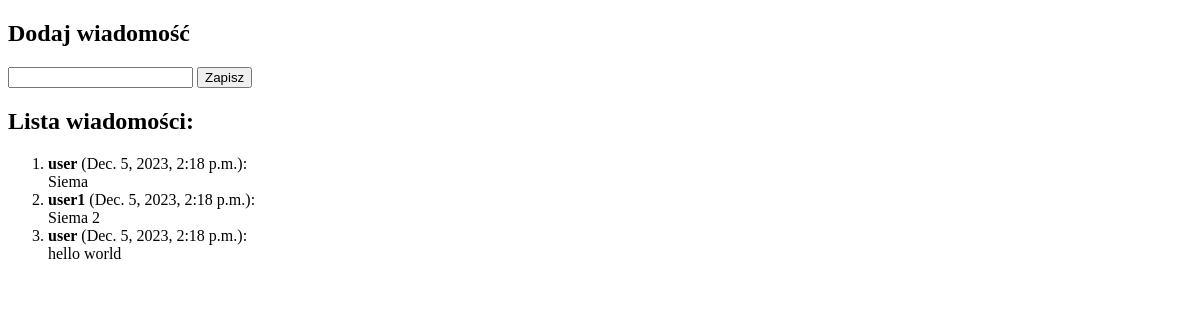
/messages/, run on an earlier commit of the app's database.
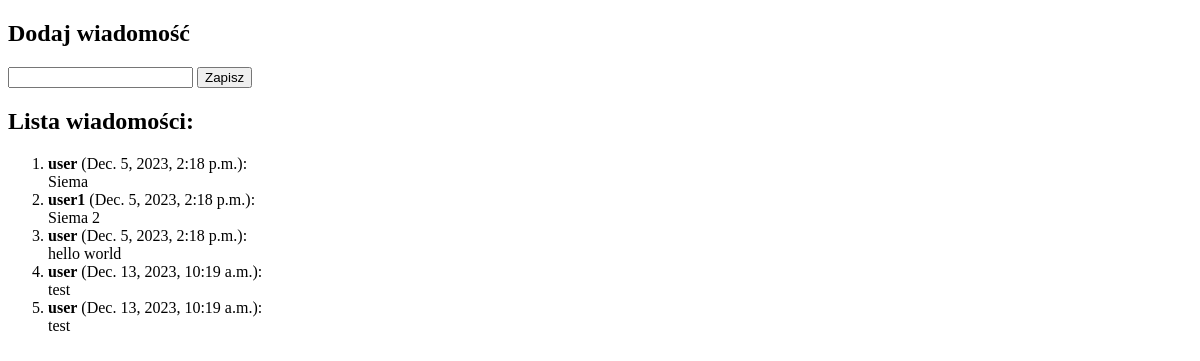
And on a later commit of the database.
### app/models.py (models this page shows)
class Message(models.Model):
    message = models.CharField(max_length=200)
    user = models.ForeignKey(User, on_delete=models.CASCADE)
    created = models.DateTimeField(auto_now_add=True)

### app/views.py (the view, shortened to what this page needs)
# urls.py: path('messages/', views.messages, name='messages'),
def messages(request):
    messages = models.Message.objects.all()
    context = {'messages': messages}
    return render(request, 'messages.html', context)

### app/templates/messages.html (shortened to what this page needs)
<!DOCTYPE html>
<html lang="en">
<head>
</head>
<body>
	<h2>Dodaj wiadomość</h2>
	<form action="." method="POST">
		<input type="text" name="text" />
		<input type="submit" value="Zapisz" />
	</form>
	<h2>Lista wiadomości:</h2>
	<ol>
		{% for message in messages %}
		<li>
			<strong>{{ message.user.username }}</strong> ({{ message.created }}):
			<br /> {{ message.message }}
		</li>
		{% endfor %}
	</ol>
</body>
</html>

What changed in the data, as far as the page shows it:
added Message: user.username "user", created "Dec. 13, 2023, 10:19 a.m.", message "test"
added Message: user.username "user", created "Dec. 13, 2023, 10:19 a.m.", message "test"
